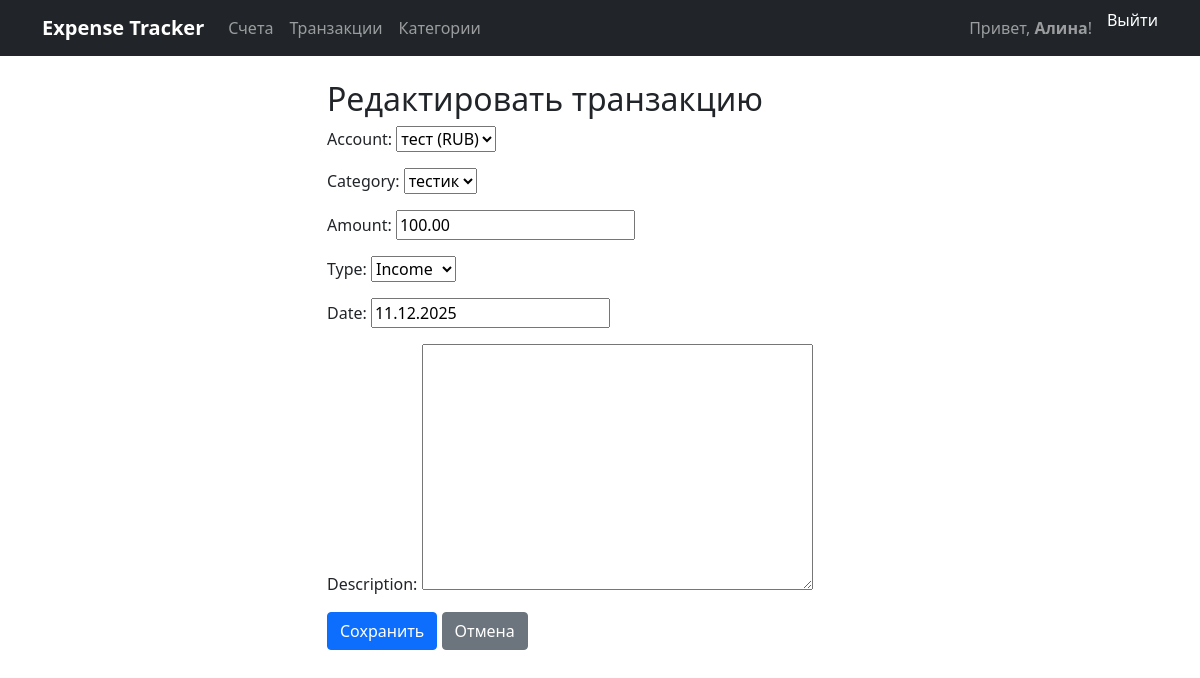
Before: /transactions/2/edit/ (signed in) with the older database file.
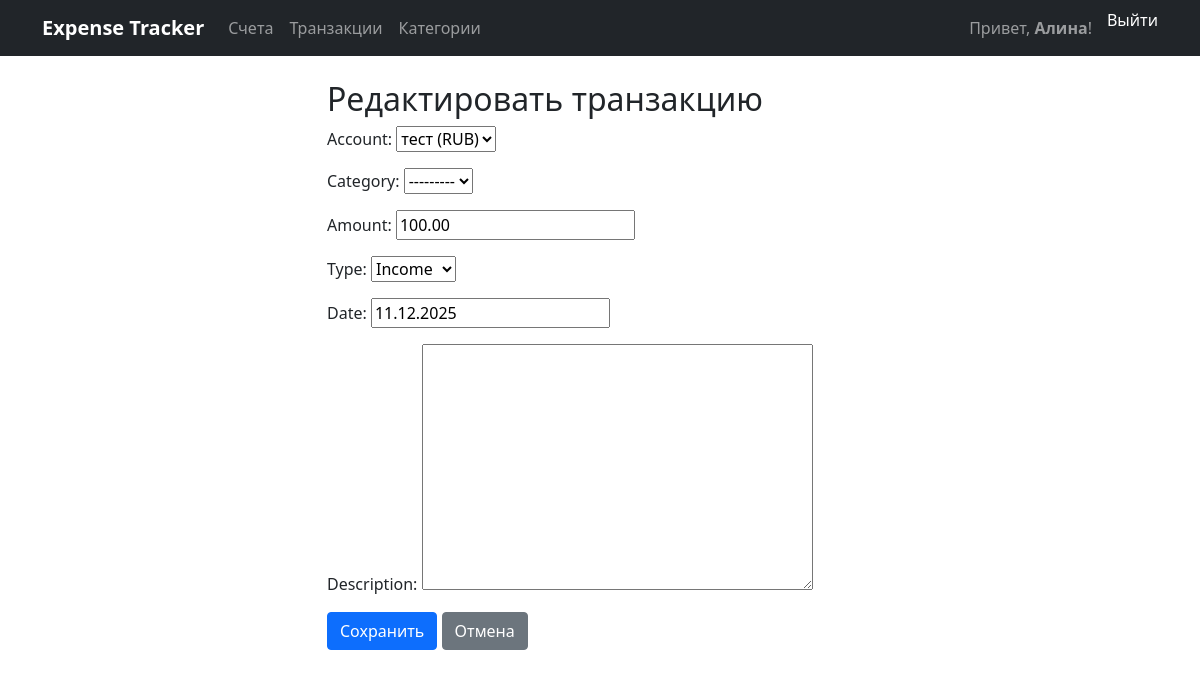
After: the same page with the newer database file.
### expenses/models.py (models this page shows, shortened)
class Transaction(models.Model):
    TYPE_INCOME = 'income'
    TYPE_EXPENSE = 'expense'
    TYPE_CHOICES = [
        (TYPE_INCOME, 'Income'),
        (TYPE_EXPENSE, 'Expense'),
    ]
    account = models.ForeignKey(Account, on_delete=models.CASCADE, related_name='transactions')
    category = models.ForeignKey(Category, on_delete=models.SET_NULL, null=True, related_name='transactions')
    amount = models.DecimalField(max_digits=12, decimal_places=2, validators=[MinValueValidator(Decimal('0.01'))])
    type = models.CharField(max_length=10, choices=TYPE_CHOICES)
    date = models.DateField(default=timezone.now)
    description = models.TextField(blank=True)
    created_at = models.DateTimeField(auto_now_add=True)
    class Meta:
        ordering = ['-date', '-created_at']

### expenses/views.py (the view, shortened to what this page needs)
# urls.py: path('transactions/<int:pk>/edit/', views.TransactionUpdateView.as_view(), name='transaction_edit'),
class TransactionUpdateView(LoginRequiredMixin, UpdateView):
    model = Transaction
    fields = ['account', 'category', 'amount', 'type', 'date', 'description']
    template_name = 'expenses/transaction_form.html'
    success_url = reverse_lazy('expenses:transaction_list')
    def get_queryset(self):
        return Transaction.objects.filter(account__owner=self.request.user)
    def get_form(self, form_class=None):
        form = super().get_form(form_class)
        form.fields['account'].queryset = Account.objects.filter(owner=self.request.user)
        form.fields['category'].queryset = Category.objects.filter(owner=self.request.user)
        return form

### expenses/models.py (called while the page is built)
    def __str__(self):
        return f"{self.name} ({self.currency})"

    def __str__(self):
        return self.name

### expenses/templates/expenses/transaction_form.html (shortened to what this page needs)
{% extends 'expenses/base.html' %}
{% block content %}
<div class="row">
    <div class="col-md-6 mx-auto">
        <h2>{% if object %}Редактировать транзакцию{% else %}Добавить транзакцию{% endif %}</h2>
        <form method="post">
            {{ form.as_p }}
            <button type="submit" class="btn btn-primary">Сохранить</button>
            <a href="{% url 'expenses:transaction_list' %}" class="btn btn-secondary">Отмена</a>
        </form>
    </div>
</div>
{% endblock %}

Changed rows visible on the page:
changed Transaction "тест (RUB)": category "тестик" → "---------"
